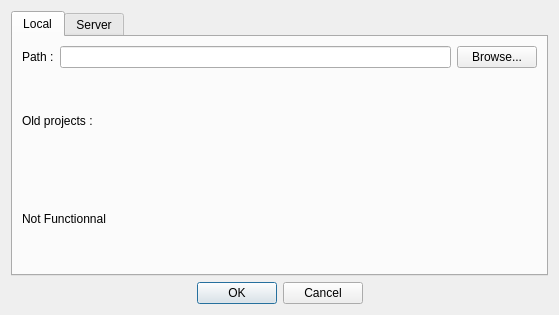
<?xml version="1.0" encoding="UTF-8"?>
<ui version="4.0">
 <class>ProjectOpenDialog</class>
 <widget class="QDialog" name="ProjectOpenDialog">
  <property name="geometry">
   <rect>
    <x>0</x>
    <y>0</y>
    <width>559</width>
    <height>315</height>
   </rect>
  </property>
  <property name="acceptDrops">
   <bool>false</bool>
  </property>
  <property name="windowTitle">
   <string>Open Project</string>
  </property>
  <property name="modal">
   <bool>true</bool>
  </property>
  <layout class="QVBoxLayout" name="verticalLayout">
   <item>
    <widget class="QTabWidget" name="openTab">
     <property name="sizePolicy">
      <sizepolicy hsizetype="Expanding" vsizetype="Expanding">
       <horstretch>0</horstretch>
       <verstretch>0</verstretch>
      </sizepolicy>
     </property>
     <property name="currentIndex">
      <number>0</number>
     </property>
     <property name="usesScrollButtons">
      <bool>true</bool>
     </property>
     <property name="documentMode">
      <bool>false</bool>
     </property>
     <property name="tabsClosable">
      <bool>false</bool>
     </property>
     <property name="movable">
      <bool>false</bool>
     </property>
     <property name="tabBarAutoHide">
      <bool>false</bool>
     </property>
     <widget class="QWidget" name="local">
      <property name="sizePolicy">
       <sizepolicy hsizetype="Fixed" vsizetype="Preferred">
        <horstretch>0</horstretch>
        <verstretch>0</verstretch>
       </sizepolicy>
      </property>
      <attribute name="title">
       <string>Local</string>
      </attribute>
      <layout class="QVBoxLayout" name="verticalLayout_2">
       <item>
        <layout class="QHBoxLayout" name="pathLayout">
         <item>
          <widget class="QLabel" name="pathLabel">
           <property name="text">
            <string>Path :</string>
           </property>
          </widget>
         </item>
         <item>
          <widget class="QLineEdit" name="pathLine"/>
         </item>
         <item>
          <widget class="QPushButton" name="pathButton">
           <property name="text">
            <string>Browse...</string>
           </property>
          </widget>
         </item>
        </layout>
       </item>
       <item>
        <widget class="QLabel" name="oldLabel">
         <property name="text">
          <string>Old projects :</string>
         </property>
        </widget>
       </item>
       <item>
        <widget class="QLabel" name="TODO">
         <property name="text">
          <string>Not Functionnal</string>
         </property>
        </widget>
       </item>
      </layout>
     </widget>
     <widget class="QWidget" name="server">
      <attribute name="title">
       <string>Server</string>
      </attribute>
      <layout class="QVBoxLayout" name="verticalLayout_3">
       <item>
        <widget class="QLabel" name="notFunctionnalLabel">
         <property name="text">
          <string>NOT FUNCTIONNAL</string>
         </property>
        </widget>
       </item>
      </layout>
     </widget>
    </widget>
   </item>
   <item>
    <widget class="QDialogButtonBox" name="buttonBox">
     <property name="sizePolicy">
      <sizepolicy hsizetype="Expanding" vsizetype="Fixed">
       <horstretch>0</horstretch>
       <verstretch>0</verstretch>
      </sizepolicy>
     </property>
     <property name="orientation">
      <enum>Qt::Horizontal</enum>
     </property>
     <property name="standardButtons">
      <set>QDialogButtonBox::Cancel|QDialogButtonBox::Ok</set>
     </property>
     <property name="centerButtons">
      <bool>true</bool>
     </property>
    </widget>
   </item>
  </layout>
 </widget>
 <resources/>
 <connections>
  <connection>
   <sender>buttonBox</sender>
   <signal>accepted()</signal>
   <receiver>ProjectOpenDialog</receiver>
   <slot>accept()</slot>
   <hints>
    <hint type="sourcelabel">
     <x>248</x>
     <y>254</y>
    </hint>
    <hint type="destinationlabel">
     <x>157</x>
     <y>274</y>
    </hint>
   </hints>
  </connection>
  <connection>
   <sender>buttonBox</sender>
   <signal>rejected()</signal>
   <receiver>ProjectOpenDialog</receiver>
   <slot>reject()</slot>
   <hints>
    <hint type="sourcelabel">
     <x>316</x>
     <y>260</y>
    </hint>
    <hint type="destinationlabel">
     <x>286</x>
     <y>274</y>
    </hint>
   </hints>
  </connection>
 </connections>
</ui>
